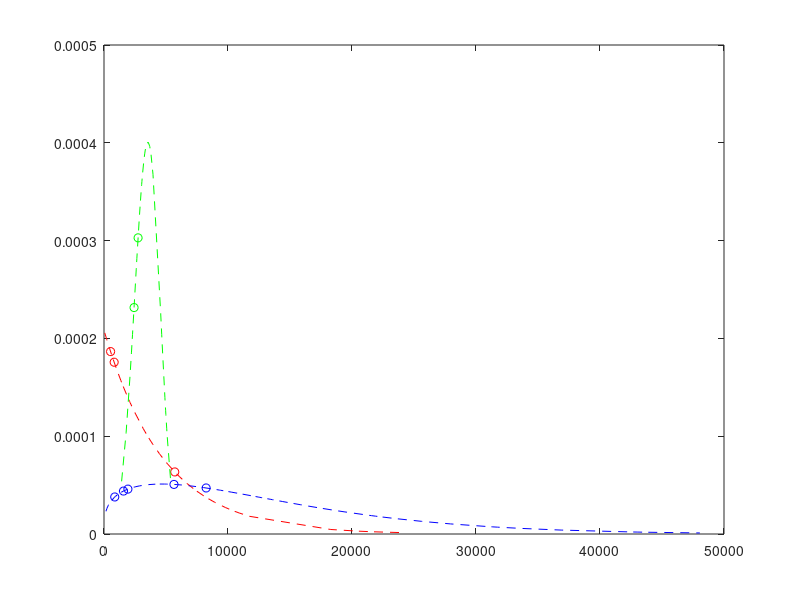

Recreate this plot in MATLAB. (Note: this script raises an error after producing the figure.)
%% Manufacturing Simulator Input Script, V1
%  Varying Machine Fail Times
%
%  Instructions
%  ------------
%
%  Testing different machine fail times, dependent on underlying 
%  fail time probability distributions
%
%  Parts 1-3 go through both Manufacturing Simulators & Visualizations
        %  Part 2 has 10 Steps
%  Parts 4-7 go through risk evaluation of each algorithm
%
%  This script calls on the following functions:
%       FunMfgSimulator_v02.m (which in turn calls on FunMeanFilt_v02.m)
%       FunMakePlots_v02.m
%       randfixedsum.m



%% ============== Part 1: Initialization & Machining Paths ================
% Step 1: Initialization
%clearvars -except Experiment;
clear all; clc; close all

% Step 2: Defining the machining paths
%  We start by defining the setup of the manufacturing system 


%Machines that perform Class A: Drilling operations
ClassAOpMach = [1 2 3]; 
%Machines that perform Class B: Boring operations
ClassBOpMach = [4 5 6 7 8]; 
%Machines that perform Class C: Laser Engraving operations
ClassCOpMach = [9 10];

permA=perms(ClassAOpMach); permA=permA(:,1); permA=unique(permA,'rows');
permB=perms(ClassBOpMach); permB=permB(:,1:2); permB=unique(permB,'rows');
permC=perms(ClassCOpMach); permC=permC(:,1); permC=unique(permC,'rows');

indMatLen=length(permA)*length(permB)*length(permC);
indMat=ones(indMatLen,3).*repmat((1:indMatLen)',1,3);

indMat(:,1)=(rem((indMat(:,1)-1),length(permA)))+1;
indMat(:,2)=(rem((indMat(:,2)-1-indMat(:,1)+1)/length(permA),length(permB)))+1;
mMat=(indMat(:,3)-1-indMat(:,1)+1)/length(permA);
indMat(:,3)=(rem((mMat-indMat(:,2)+1)/length(permB),length(permC)))+1;

permAmat=permA(indMat(:,1));
permBmat=permB(indMat(:,2),:);
permCmat=permC(indMat(:,3));

% Due to the order of machines in a path:
AllPossiblePaths=[permAmat permBmat(:,1) permCmat permBmat(:,2)];

%Select the paths considered by simulation:
NumRows=120;
SelRows=randperm(size(AllPossiblePaths,1),NumRows);
SelUniquePaths=AllPossiblePaths(SelRows,:);

% Now we can create a Unique Paths matrix with:
UniquePaths=mat2cell(SelUniquePaths,ones(1,size(SelUniquePaths,1)),size(SelUniquePaths,2));



%% =============== Part 2: Include Fail Time Probability Distributions  ================
% Example to incorporate probability distributions of machine failure times

% Look for failure times for our 10 machines, with different sets of 
% underlying fail-time probability distributions


% =============================
% Step #1: Initializations

% Total number of available machines
NumNodes = max(horzcat(UniquePaths{:})); 

% Simulation/operation duration is 45 minutes (2700 seconds)
NumParts3=2700;  

% Added value by each 'good' machine
ProdVal3 = 2;

% Subtracted value by each 'bad' machine (post-degradation)
BadLevel3 = -3;

% Acceptable limit of product value
GoodLim=0;


% ============================
% Step #2: Each class of machines (Class A, Class B, Class C) has 
% its own life distribution, by which where the failure times come from

% Class A-operation Machine Distributions:
theta=4800;
y=floor(sort(exprnd(theta*ones(1,length(ClassAOpMach)))));
fy=(1/theta)*exp(-y./theta);
ExpShapes=20;
yShape=floor(sort(exprnd(theta*ones(1,ExpShapes*length(ClassAOpMach))))); % ceil() or floor() is optional
fyShape=(1/theta)*exp(-yShape./theta);


% Class B-operation Machine Distributions:
% 1st Weibull distribution set:
    %Shape parameter, beta, unitless:
zwblB=1.3; 
    %Scale parameter, alpha, in seconds: 
    % close def'n: at what point of time does the curve has the smallest 
    % derivative determines "spread" of the distribution
zwblA=14400; 
z=floor(sort(wblrnd(zwblA,zwblB,[1,length(ClassBOpMach)]))); 
fz=(zwblB/(zwblA^zwblB)).*(z.^(zwblB-1)).*exp(-((z./zwblA).^(zwblB)));
% For a more clear shape of the distribution:
WeibullShapes=20;
zShape=floor(sort(wblrnd(zwblA,zwblB,[1,WeibullShapes*length(ClassBOpMach)]))); 
fzShape=(zwblB/(zwblA^zwblB)).*(zShape.^(zwblB-1)).*exp(-((zShape./zwblA).^(zwblB)));

% Class C-operation Machine Distributions:
% 2nd Weibull distribution set:
%     %Shape parameter, beta, unitless:
xwblB=4; 
    %Scale parameter, alpha, in seconds: 
    % close def'n: at what point of time does the curve has the smallest 
    % derivative determines "spread" of the distribution
xwblA=3800; 
x=floor(sort(wblrnd(xwblA,xwblB,[1,length(ClassCOpMach)]))); 
fx=(xwblB/(xwblA^xwblB)).*(x.^(xwblB-1)).*exp(-((x./xwblA).^(xwblB)));
% For a more clear shape of the distribution:
% WeibullShapes=20;
xShape=floor(sort(wblrnd(xwblA,xwblB,[1,WeibullShapes*length(ClassCOpMach)]))); 
fxShape=(xwblB/(xwblA^xwblB)).*(xShape.^(xwblB-1)).*exp(-((xShape./xwblA).^(xwblB)));


% Plot of the machines by underlying distribution of fail times
figure(22); plot(y,fy,'ro',yShape,fyShape,'r--',...
    z,fz,'bo',zShape,fzShape,'b--',...
    x,fx,'go',xShape,fxShape,'g--')
hold on;
xline(NumParts3);
hold off;
legend('Class A: Exponential Machines','Exponential Shape',...
    'Class B: Weibull-1 Machines','Weibull-1 Shape',...
    'Class C: Weibull-2 Machines','Weibull-2 Shape',...
    'Simulation Cutoff','location','northeast')
title({'Visualizing the failure time distributions',...
    'for different "types" of machines'})



% ============================
% % Alternate Step #2: Use a distribution generator to get failures at different times 
% % for all N machines (nodes)
% 
% % Set A proportion of machines will have a Weibull distribution for their
% % fail times
% setA=0.41;
% 
% % Set B proportion of machines will have an Exponential distribution for their
% % fail times
% setB=0.59;
% 
% % Exponential distribution set:
%     % with known 1 failure per 4800 seconds (one hour, 20 minutes)
% theta=4800;
% y=floor(sort(exprnd(theta*ones(1,ceil(NumNodes*setB))))); % ceil() or floor() is optional
% fy=(1/theta)*exp(-y./theta);
% % For a more clear shape of the distribution:
% ExpShapes=20;
% yShape=floor(sort(exprnd(theta*ones(1,ceil(ExpShapes*NumNodes*setB))))); % ceil() or floor() is optional
% fyShape=(1/theta)*exp(-yShape./theta);


% % Weibull distribution set:
%     %Shape parameter, beta, unitless:
% zwblB=1.3; 
%     %Scale parameter, alpha, in seconds: 
%     % close def'n: at what point of time does the curve has the smallest 
%     % derivative determines "spread" of the distribution
% zwblA=14400; 
% z=floor(sort(wblrnd(zwblA,zwblB,[1,floor(NumNodes*setA)]))); 
% fz=(zwblB/(zwblA^zwblB)).*(z.^(zwblB-1)).*exp(-((z./zwblA).^(zwblB)));
% % For a more clear shape of the distribution:
% WeibullShapes=20;
% zShape=floor(sort(wblrnd(zwblA,zwblB,[1,floor(WeibullShapes*NumNodes*setA)]))); 
% fzShape=(zwblB/(zwblA^zwblB)).*(zShape.^(zwblB-1)).*exp(-((zShape./zwblA).^(zwblB)));


% % Plot of the machines by underlying distribution of fail times
% figure(22); plot(y,fy,'ro',yShape,fyShape,'r--',z,fz,'bo',zShape,fzShape,'b--')
% hold on;
% xline(NumParts3);
% hold off;
% legend('Exponential Machines','Exponential Shape','Weibull Machines','Weibull Shape','Simulation Cutoff','location','northeast')
% title({'Visualizing the failure time distributions','for different "types" of machines'})


% ============================
% Step #3: Not all machines start as brand new machines; some may have been used before
% y has fail times for Exponential Machines
% z has fail times for Weibull Machines
% Let us assume all the Weibull Machines have already been used for 4000 time units:
yUsedShift=200;
zUsedShift=4000;
xUsedShift=400;

y=y-yUsedShift;
z=z-zUsedShift;
x=x-xUsedShift;
allTimesTemp=[y z x];
allTimesTemp(allTimesTemp<1)=randi(200,size(allTimesTemp(allTimesTemp<0)));

y=allTimesTemp(1:length(y));
z=allTimesTemp(1+length(y):length(y)+length(z));
x=allTimesTemp(1+length(y)+length(z):end);


% ============================
% Step #4: If some fail times are outside simulation/operation duration
% (consider 45 minutes or 2700 seconds), drop them

% Vector of all machine failure times, regardless of distribution

AllMachineFailTimes=[y,z,x]; %Order of Class A, Class B, Class C !!!!!!!!!!!!!!!!!!!!!!!!!!
%AllMachineFailTimes=sort([y,z,x]);


% Dropping fail times that do not fall within simulation
DegradeStart3=AllMachineFailTimes(AllMachineFailTimes<=NumParts3);

%Store fail times that happen after the simulation
DegaradePostSim=AllMachineFailTimes(AllMachineFailTimes>NumParts3);



% ============================
% Step #5: Define Set of Bad Machines. 
% Each column is a machine that has gone bad and its 
% degradation start time 
%BadSet3 = sort(randperm(NumNodes,length(DegradeStart3)));
BadSet3 = find(ismember(AllMachineFailTimes,DegradeStart3));
MachineFailureTimes=[BadSet3;DegradeStart3];

% Also defining the set of Machines that didn't go bad during the
% simulated duration of operation
PostSimFailSet=1:length(AllMachineFailTimes);
PostSimFailSet(BadSet3)=[];
MachinePostSimFailTimes=[PostSimFailSet;DegaradePostSim];



% ============================
% Step #6: Differentiate machines based on their distributions (class with
% exponential distribution, class with weibull distribution, and so on)

MachinesFailsInSeq=[sortrows(MachineFailureTimes',2)', sortrows(MachinePostSimFailTimes',2)'];

% Class A: Exponential Machines
ClassAidxFailSeq=ismember(MachinesFailsInSeq(2,:),y);
ClassAMachinesAndFailTimes=[sortrows(MachinesFailsInSeq(:,ClassAidxFailSeq)',1)';ClassAOpMach]; %Last row provides us with original machine ID #s
ClassAidx=zeros(1,NumNodes);
ClassAidx(MachinesFailsInSeq(1,ClassAidxFailSeq))=1;

% Class B: Weibull Type-1 Machines
ClassBidxFailSeq=ismember(MachinesFailsInSeq(2,:),z);
ClassBMachinesAndFailTimes=[sortrows(MachinesFailsInSeq(:,ClassBidxFailSeq)',1)';ClassBOpMach]; %Last row provides us with original machine ID #s
ClassBidx=zeros(1,NumNodes);
ClassBidx(MachinesFailsInSeq(1,ClassBidxFailSeq))=1;

% Class C: Weibull Type-2 Machines
ClassCidxFailSeq=ismember(MachinesFailsInSeq(2,:),x);
ClassCMachinesAndFailTimes=[sortrows(MachinesFailsInSeq(:,ClassCidxFailSeq)',1)';ClassCOpMach]; %Last row provides us with original machine ID #s
ClassCidx=zeros(1,NumNodes);
ClassCidx(MachinesFailsInSeq(1,ClassCidxFailSeq))=1;


% ============================
% Step #7: FMEA-Derived Values for Occurrence, or likelihood of a failure mode:

% h(t) or the hazard function
% Integral of h(t) (cumulative hazard function)
% a(t) or the proportion of hazard function per failure mode
% Beta, the conditional probability that a failure mode will 
            % actually cost that much given the failure mode occurs



tiempo=1:NumParts3;

% Find an instantaneous time-dependent failure 
% each class of machines each have an instantaneous component
% failure rate, e.g. hY(t) and hZ(t), respectively

% Class A-operation Machine, Exponential instantaneous failure rate:
hY=(1/theta).*ones(1,length(tiempo+yUsedShift));
% Class B-operation Machine, Weibull-1 instantaneous failure rate:
hZ=(zwblB/zwblA)*(((tiempo+zUsedShift)./zwblA).^(zwblB-1)); 
% Class C-operation Machine, Weibull-2 instantaneous failure rate:
hX=(xwblB/xwblA)*(((tiempo+xUsedShift)./xwblA).^(xwblB-1)); 


%
% Machines in different sets/classes have different failure rates (known as the hazard 
% function), but different failure modes contribute to it. At any moment, 
% different failure modes make up different ratios of the hazard function.

% Class A-operation Machines (Exponential distribution):
numFailModesClassAy=1;
aY= ones(numFailModesClassAy,length(tiempo));

% Class B-operation Machines (Weibull-1 distribution):
numFailModesClassBz=2;
minaZ=0;
maxaZ=1;
aZ=randfixedsum(numFailModesClassBz,length(tiempo),1,minaZ,maxaZ); %Using a function from Mathworks File Exchange


% Class C-operation Machines (Weibull-2 distribution):
numFailModesClassCx=3;
minaX=0;
maxaX=1;
aX=randfixedsum(numFailModesClassCx,length(tiempo),1,minaX,maxaX); %Using a function from Mathworks File Exchange


% % For machines in Set A (Weibull distribution):
% numFailModesClassBz=3;
% minaZ=0;
% maxaZ=1;
% aZ=randfixedsum(numFailModesClassBz,length(tiempo),1,minaZ,maxaZ); %Using a function from Mathworks File Exchange

% % Likewise for machines in Set B (Exponential distribution):
% numFailModesClassAy=1;
% aY= ones(numFailModesClassAy,length(tiempo));


figure(23);
plot(tiempo,hY,'r--','DisplayName','Class A Machines - Exponential Hazard Function')
ylabel('Instantaneous Failure Rate & Their Ratios');
xlabel('Time');
hold on;
plot(tiempo,hZ,'b--','DisplayName','Class B Machines - Weibull-1 Hazard Function')
hold on;
plot(tiempo,hX,'g--','DisplayName','Class C Machines - Weibull-2 Hazard Function')


for jj=1:numFailModesClassAy
    clr2=jj/numFailModesClassAy;
    plot(tiempo,mean(aY(jj,:)).*hY,'LineStyle',':','Color',[clr2 0 0],'DisplayName',strcat('Class A - Exponential Ratio ', num2str(jj)));
end

for ii=1:numFailModesClassBz
    clr1=ii/numFailModesClassBz;
    plot(tiempo,mean(aZ(ii,:)).*hZ,'LineStyle',':','Color',[0 0 clr1],'DisplayName',strcat('Class B - Weibull-1 Ratio ', num2str(ii)));
%     get(legend(gca),); % get legend from current axes.
%    legend(strcat('Weibull Ratio', num2str(ii)))
end

for kk=1:numFailModesClassCx
    clr3=kk/numFailModesClassCx;
    plot(tiempo,mean(aX(kk,:)).*hX,'LineStyle',':','Color',[0 clr3 0],'DisplayName',strcat('Class C - Weibull-2 Ratio ', num2str(kk)));
end


legend('location','east')

hold off



% Beta represents the conditional probability that a failure will result in 
    % identified severities, given that the failure mode actually occurs
BetaY=unifrnd(.5,1,[numFailModesClassAy,1]);
BetaZ=unifrnd(.75,1,[numFailModesClassBz,1]);
BetaX=unifrnd(.6,1,[numFailModesClassCx,1]);
figure(24);
hold on
for jj=1:numFailModesClassAy
    clr2=jj/numFailModesClassAy;
    plot(tiempo,BetaY(jj).*ones(1,length(tiempo)),'LineStyle',':','Color',[clr2 0 0],'DisplayName', ...
        strcat('Beta parameter for Class A - Exponential Failure Mode: ', num2str(jj)));
end
for ii=1:numFailModesClassBz
    clr1=ii/numFailModesClassBz;
    plot(tiempo,BetaZ(ii).*ones(1,length(tiempo)),'LineStyle','-','Color',[0 0 clr1],'DisplayName', ...
        strcat('Beta parameter for Class B - Weibull-1  Failure Mode: ', num2str(ii)));
end
for kk=1:numFailModesClassCx
    clr3=kk/numFailModesClassCx;
    plot(tiempo,BetaX(kk).*ones(1,length(tiempo)),'LineStyle','--','Color',[0 clr3 0],'DisplayName', ...
        strcat('Beta parameter for Class C - Weibull-2 Failure Mode: ', num2str(kk)));
end

legend('location','east')
hold off



tiempoAy=1:NumParts3+yUsedShift;
hYTot=(1/theta).*ones(1,length(tiempoAy));
hYinteg=cumtrapz(hYTot);
hYinteg=hYinteg(yUsedShift+1:NumParts3+yUsedShift);

tiempoBz=1:NumParts3+zUsedShift;
hZTot=(zwblB/zwblA)*(((tiempoBz)./zwblA).^(zwblB-1));
hZinteg=cumtrapz(hZTot);
hZinteg=hZinteg(zUsedShift+1:NumParts3+zUsedShift);

tiempoCx=1:NumParts3+xUsedShift;
hXTot=(xwblB/xwblA)*(((tiempoCx)./xwblA).^(xwblB-1));
hXinteg=cumtrapz(hXTot);
hXinteg=hXinteg(xUsedShift+1:NumParts3+xUsedShift);


% tiempoAy=1:NumParts3+yUsedShift;
% hYTot=(1/theta).*ones(1,length(tiempoAy));
% hYinteg=cumtrapz(hYTot);
% hYinteg=hYinteg(yUsedShift+1:NumParts3+yUsedShift);
% 
% tiempoBz=1:NumParts3+zUsedShift;
% hZTot=(zwblB/zwblA)*(((tiempoBz)./zwblA).^(zwblB-1));
% hZinteg=cumtrapz(hZTot);
% hZinteg=hZinteg(zUsedShift+1:NumParts3+zUsedShift);


figure(25);
plot(tiempo,hYinteg,'r--','DisplayName','Cumulative Class A - Exponential Hazard Function')
title('Instantaneous Failure Rate & Their Ratios');
xlabel('Time');
hold on;
plot(tiempo,hZinteg,'b--','DisplayName','Cumulative Class B - Weibull-1 Hazard Function')
hold on;
plot(tiempo,hXinteg,'b--','DisplayName','Cumulative Class C - Weibull-2 Hazard Function')

hold off;
legend('location','northeast')




% ============================
% Step #8: FMEA-Derived Values for Severity, also known as Costs:


% SEVERITY - Costs of each failure mode may in the future be 
% further divided between: 
    %(cost of failed component) + (cost of down-the-line consequences of failed
    %component) + (cost of down-the-line consequences of the failure mode)

CostsAy=unifrnd(50,200,[numFailModesClassAy,1]); %Class A, Exponential Machines, 1 failure mode
CostsBz=unifrnd(150,600,[numFailModesClassBz,1]); %Class B, Weibull-1 Machines, 2 failure modes
CostsCx=unifrnd(10,100,[numFailModesClassCx,1]); %Class C, Weibull-2 Machines, 3 failure modes

figure(26);
title('Severity');
hold on
for jj=1:numFailModesClassAy
    clr2=jj/numFailModesClassAy;
    plot(tiempo,CostsAy(jj).*ones(1,length(tiempo)),'LineStyle',':','Color',[clr2 0 0],'DisplayName', ...
        strcat('Costs for Class A, Exponential Machine Failure Mode: ', num2str(jj)));
end

for ii=1:numFailModesClassBz
    clr1=ii/numFailModesClassBz;
    plot(tiempo,CostsBz(ii).*ones(1,length(tiempo)),'LineStyle','-','Color',[0 0 clr1],'DisplayName', ...
        strcat('Costs for Class B, Weibull-1 Machine Failure Mode: ', num2str(ii)));
end

for kk=1:numFailModesClassCx
    clr3=kk/numFailModesClassCx;
    plot(tiempo,CostsCx(kk).*ones(1,length(tiempo)),'LineStyle','--','Color',[0 clr3 0],'DisplayName', ...
        strcat('Costs for Class C, Weibull-2 Machine Failure Mode: ', num2str(kk)));
end
legend('location','east')
hold off



% ============================
% Step #9: Calculating Occurrence:

figure(27);
title('Occurrence, as Criticality(Cm)');
hold on
BetaYFun=BetaY.*ones(numFailModesClassAy,length(tiempo)); %1 by 2700
BetaZFun=BetaZ.*ones(numFailModesClassBz,length(tiempo)); %2 by 2700
BetaXFun=BetaX.*ones(numFailModesClassCx,length(tiempo)); %3 by 2700

hYintegFun=repmat(hYinteg,numFailModesClassAy,1);
hZintegFun=repmat(hZinteg,numFailModesClassBz,1);
hXintegFun=repmat(hXinteg,numFailModesClassCx,1);

CriticalityAy = BetaYFun.*aY.*hYintegFun;%Failure Mode Criticalities for Class A, Exponential Machines
CriticalityBz = BetaZFun.*aZ.*hZintegFun;%Failure Mode Criticalities for Class B, Weibull-1 Machines
CriticalityCx = BetaXFun.*aX.*hXintegFun;%Failure Mode Criticalities for Class C, Weibull-2 Machines

for jj=1:numFailModesClassAy
    clr2=jj/numFailModesClassAy;
    plot(tiempo,CriticalityAy(jj,:),'LineStyle',':','Color',[clr2 0 0],'DisplayName', ...
        strcat('Criticality for Class A, Exponential Machine Failure Mode: ', num2str(jj)));
end
for ii=1:numFailModesClassBz
    clr1=ii/numFailModesClassBz;
    plot(tiempo,CriticalityBz(ii,:),'LineStyle','-','Color',[0 0 clr1],'DisplayName', ...
        strcat('Criticality for Class B, Weibull-1 Machine Failure Mode: ', num2str(ii)));
end
for kk=1:numFailModesClassCx
    clr3=kk/numFailModesClassCx;
    plot(tiempo,CriticalityCx(kk,:),'LineStyle','--','Color',[0 clr3 0],'DisplayName', ...
        strcat('Criticality for Class C, Weibull-2 Machine Failure Mode: ', num2str(kk)));
end
legend('location','east')
hold off




% ============================
% Step #10: Calculating Risks:


figure(28);
title('Failre Mode Risks = Severity * Occurrence');
hold on
CostAyFun=CostsAy.*ones(numFailModesClassAy,length(tiempo));
CostBzFun=CostsBz.*ones(numFailModesClassBz,length(tiempo));
CostCxFun=CostsCx.*ones(numFailModesClassCx,length(tiempo));


%Risk of failure modes of a Class A, Exponential Machine
RiskAyFun = CostAyFun.*CriticalityAy;
%Risk of failure modes of a Class B, Weibull-1 Machine
RiskBzFun = CostBzFun.*CriticalityBz;
%Risk of failure modes of a Class C, Weibull-2 Machine
RiskCxFun = CostCxFun.*CriticalityCx;



for jj=1:numFailModesClassAy
    clr2=jj/numFailModesClassAy;
    plot(tiempo,RiskAyFun(jj,:),'LineStyle',':','Color',[clr2 0 0],'DisplayName', ...
        strcat('Inherent Risk for Class A, Exponential Machine Failure Mode: ', num2str(jj)));
end
for ii=1:numFailModesClassBz
    clr1=ii/numFailModesClassBz;
    plot(tiempo,RiskBzFun(ii,:),'LineStyle','-','Color',[0 0 clr1],'DisplayName', ...
        strcat('Inherent Risk for Class B, Weibull-1 Machine Failure Mode: ', num2str(ii)));
end
for kk=1:numFailModesClassCx
    clr3=kk/numFailModesClassCx;
    plot(tiempo,RiskCxFun(kk,:),'LineStyle','--','Color',[0 clr3 0],'DisplayName', ...
        strcat('Inherent Risk for Class C, Weibull-2 Machine Failure Mode: ', num2str(kk)));
end

legend('location','east')
hold off



ComponentRiskAy=sum(RiskAyFun,1);
ComponentRiskBz=sum(RiskBzFun,1);
ComponentRiskCx=sum(RiskCxFun,1);

figure(29);
plot(tiempo,ComponentRiskAy,'LineStyle',':','Color',[1 0 0],'DisplayName', ...
        'Inherent Risk for Class A, Exponential Machines (sum of failure modes)');
title('Inherent Component (Machine) Risk');
hold on;
plot(tiempo,ComponentRiskBz,'LineStyle','-','Color',[0 0 1],'DisplayName', ...
    'Inherent Risk for Class B, Weibull-1 Machines (sum of failure modes)');
hold on;
plot(tiempo,ComponentRiskCx,'LineStyle','--','Color',[0 1 0],'DisplayName', ...
    'Inherent Risk for Class C, Weibull-2 Machines (sum of failure modes)');
legend('location','east')
hold off


figure(30);
SystemRisk=sum(ClassAidx)*ComponentRiskAy + sum(ClassBidx)*ComponentRiskBz +sum(ClassCidx)*ComponentRiskCx;
% ALT:
%SystemRisk = 1*ComponentRiskAy + 2*ComponentRiskBz + 1*ComponentRiskCx;
plot(tiempo,SystemRisk,'k--');
hold on;
title('Total System Risk (all the machines)');
%legend('location','east')
NodePresence=nan(1,NumNodes);
for ii=1:NumNodes
    NodePresence(1,ii)=length(find(horzcat(UniquePaths{:})==ii));
end
NodePresencePreNorm=NodePresence/max(NodePresence);
NodePresenceNorm=NodePresencePreNorm + (1-mean(NodePresencePreNorm));
%NodePresenceNorm=(NodePresence-min(NodePresence))/(max(NodePresence)-min(NodePresence))

 WeightedSystemRisk=sum(NodePresenceNorm.*ClassAidx)*ComponentRiskAy + ...
     sum(NodePresenceNorm.*ClassBidx)*ComponentRiskBz + sum(NodePresenceNorm.*ClassCidx)*ComponentRiskCx;
% ALT: 
%WeightedSystemRisk=1*mean(nonzeros(NodePresenceNorm.*ClassAidx))*ComponentRiskAy + ...
%    2*mean(nonzeros(NodePresenceNorm.*ClassBidx))*ComponentRiskBz + 1*mean(nonzeros(NodePresenceNorm.*ClassCidx))*ComponentRiskCx;


plot(tiempo,WeightedSystemRisk,'LineStyle',':','Color',[0.25 0.25 0.25]);
legend('System (Scenario) Risk','Weighted System Risk','location','northwest');
hold off;




PathsMap = zeros(length(UniquePaths),NumNodes); 
for upi = 1:length(UniquePaths)
    PathsMap(upi,UniquePaths{upi}) = 1; 
end
PathRisk=zeros(length(UniquePaths),length(SystemRisk));



for kk=1:length(UniquePaths)
    PathSetAy=sum(PathsMap(kk,:).*ClassAidx);
    PathSetBz=sum(PathsMap(kk,:).*ClassBidx);
    PathSetCx=sum(PathsMap(kk,:).*ClassCidx);
    PathRisk(kk,:)=PathSetAy*ComponentRiskAy+PathSetBz*ComponentRiskBz +PathSetCx*ComponentRiskCx ;
end
PathNames = {};


figure(31);
%xline(NumParts3);
hold on
for ppi = 1:length(UniquePaths) %for each of the unique paths 
    plot(tiempo,PathRisk(ppi,:));% +unifrnd(0,10),'.'); 
    PathNames{ppi} = sprintf('Path #%i Risk',ppi);
end
xlabel('Time (s)');
legend(PathNames{:},'location','eastoutside')
hold off


%% =============== Part 3: Simulation & Visualization  ================


load('ExperimentSet.mat');

allExpNums=arrayfun(@(x) x.Input.ExpNum,Experiment);
 % Experiment ID
ExpNum=floor(allExpNums+1);

 % Simulator ID (adds to number of structures in ExperimentSet.mat
SimNum=numel(Experiment)+1;

% Manufacturing System Simulator
[Exp3]=FunMfgSimulator_v02(UniquePaths, NumParts3, ExpNum, ...
     GoodLim, BadSet3, ProdVal3, BadLevel3, DegradeStart3)


% Save to ExperimentSet.mat
    % Experiment(SimNum)=Exp3;
    % save(sprintf('ExperimentSet.mat'),'Experiment')

 % Generate Visualizations for the Simulator
 FunMakePlots_v02(Exp3.Output,3);

%% =============== Part 4: Risk Eval: Genetic Algorithm  ================

confMatGA=Exp3.Output.confMatGA;
%confMatFmM=Exp3.Output.confMatFmM;
GAoutput=Exp3.Output.B3mean;
%Example for Genetic Algorithm:
tpGA=confMatGA(1);
fnGA=confMatGA(2);
fpGA=confMatGA(3);
tnGA=confMatGA(4);
fprGA=fpGA/(tnGA+fpGA);
tprGA=tpGA/(tpGA+fnGA);
fnrGA=1-tprGA;

% For example, we have WeightedSystemRisk(end=2700)=576.
% That is we have a projected risk of 576 at the end of operation/duration
% But if we implement a batch algorithm, we get values for:
        % true positive (tp), false positive (fp), false negative (fn)
% We take actions for tp, fp
% We incur continuing costs for fn
% We do not do anything for tn

% tp: lets say it takes 5 bucks to fix machine A (tpACost), and 10 bucks to
        %fix machine B (tpBCost). The subset of machines that are true
        %positive and of type A is tpACount. Likewise, for machines of type
        %B, there is tpBCount. 
        % tpCostTotal = tpACount*tpACost + tpBCount*tpBCost
% fp: similar but for fp

GoodSet=1:10;
GoodSet(BadSet3)=[];
thresh=0.6; 
tpAy_GA=sum((GAoutput(BadSet3)<=thresh).*ClassAidx(BadSet3));
tpBz_GA=sum((GAoutput(BadSet3)<=thresh).*ClassBidx(BadSet3));
tpCx_GA=sum((GAoutput(BadSet3)<=thresh).*ClassCidx(BadSet3));

fpAy_GA=sum((GAoutput(GoodSet)<=thresh).*ClassAidx(GoodSet));
fpBz_GA=sum((GAoutput(GoodSet)<=thresh).*ClassBidx(GoodSet));
fpCx_GA=sum((GAoutput(GoodSet)<=thresh).*ClassCidx(GoodSet));

fnAy_GA=sum((GAoutput(BadSet3)>thresh).*ClassAidx(BadSet3));
fnBz_GA=sum((GAoutput(BadSet3)>thresh).*ClassBidx(BadSet3));
fnCx_GA=sum((GAoutput(BadSet3)>thresh).*ClassCidx(BadSet3));

tnAy_GA=sum((GAoutput(GoodSet)>thresh).*ClassAidx(GoodSet));
tnBz_GA=sum((GAoutput(GoodSet)>thresh).*ClassBidx(GoodSet));
tnCx_GA=sum((GAoutput(GoodSet)>thresh).*ClassCidx(GoodSet));

% Get the following from domain-level experts
    % For the exponential machines:
CostCheckAy=20;
CostFixAy=100;
CorrMaintAy=(CostCheckAy+CostFixAy)*tpAy_GA;
ContFailAy= fnAy_GA*sum(CostsAy.*mean(aY,2));
UnnecessaryMaintAy=(CostCheckAy)*fpAy_GA;
    % For the weibull-1 machines:
CostCheckBz=10;
CostFixBz=50;
CorrMaintBz=(CostCheckBz+CostFixBz)*tpBz_GA;
ContFailBz= fnBz_GA*sum(CostsBz.*mean(aZ,2));
UnnecessaryMaintBz=(CostCheckBz)*fpBz_GA;
    % For the weibull-2 machines:
CostCheckCx=30;
CostFixCx=30;
CorrMaintCx=(CostCheckCx+CostFixCx)*tpCx_GA;
ContFailCx= fnCx_GA*sum(CostsCx.*mean(aX,2));
UnnecessaryMaintCx=(CostCheckCx)*fpCx_GA;


%PostAlg_RISK_scenario = costTP*tpr + costFN*fnr + costFP*fpr;
GAPostAlg_RISK_scenario = (CorrMaintAy + CorrMaintBz + CorrMaintCx) + ...
                         (ContFailAy + ContFailBz + ContFailCx) + ...
                         (UnnecessaryMaintAy + UnnecessaryMaintBz + UnnecessaryMaintCx)
GANoAlg_RISK_scenario = mean(WeightedSystemRisk(end-20:end)) % avg the last few ones
GAValue_Alg = GANoAlg_RISK_scenario-GAPostAlg_RISK_scenario

% Focusing on false negatives, false positives of an applied algorithm
GAAlgorithmsRisk =(ContFailAy + ContFailBz + ContFailCx) + ...
                         (UnnecessaryMaintAy + UnnecessaryMaintBz + UnnecessaryMaintCx)

%% =============== Part 5: Risk Eval: Optimization Solver  ================

confMatFmM=Exp3.Output.confMatFmM;
FmMoutput=Exp3.Output.B2';
%Example for Genetic Algorithm:
tpFmM=confMatFmM(1);
fnFmM=confMatFmM(2);
fpFmM=confMatFmM(3);
tnFmM=confMatFmM(4);
fprFmM=fpFmM/(tnFmM+fpFmM);
tprFmM=tpFmM/(tpFmM+fnFmM);
fnrFmM=1-tprFmM;

% For example, we have WeightedSystemRisk(end=2700)=576.
% That is we have a projected risk of 576 at the end of operation/duration
% But if we implement a batch algorithm, we get values for:
        % true positive (tp), false positive (fp), false negative (fn)
% We take actions for tp, fp
% We incur continuing costs for fn
% We do not do anything for tn

% tp: lets say it takes 5 bucks to fix machine A (tpACost), and 10 bucks to
        %fix machine B (tpBCost). The subset of machines that are true
        %positive and of type A is tpACount. Likewise, for machines of type
        %B, there is tpBCount. 
        % tpCostTotal = tpACount*tpACost + tpBCount*tpBCost
% fp: similar but for fp

GoodSet=1:10;
GoodSet(BadSet3)=[];
thresh=0.6; 

tpAy_FmM=sum((FmMoutput(BadSet3)<=thresh).*ClassAidx(BadSet3));
tpBz_FmM=sum((FmMoutput(BadSet3)<=thresh).*ClassBidx(BadSet3));
tpCx_FmM=sum((FmMoutput(BadSet3)<=thresh).*ClassCidx(BadSet3));

fpAy_FmM=sum((FmMoutput(GoodSet)<=thresh).*ClassAidx(GoodSet));
fpBz_FmM=sum((FmMoutput(GoodSet)<=thresh).*ClassBidx(GoodSet));
fpCx_FmM=sum((FmMoutput(GoodSet)<=thresh).*ClassCidx(GoodSet));

fnAy_FmM=sum((FmMoutput(BadSet3)>thresh).*ClassAidx(BadSet3));
fnBz_FmM=sum((FmMoutput(BadSet3)>thresh).*ClassBidx(BadSet3));
fnCx_FmM=sum((FmMoutput(BadSet3)>thresh).*ClassCidx(BadSet3));

tnAy_FmM=sum((FmMoutput(GoodSet)>thresh).*ClassAidx(GoodSet));
tnBz_FmM=sum((FmMoutput(GoodSet)>thresh).*ClassBidx(GoodSet));
tnCx_FmM=sum((FmMoutput(GoodSet)>thresh).*ClassCidx(GoodSet));

    % For the exponential machines:
CostCheckAy=20;
CostFixAy=100;
FmMCorrMaintAy=(CostCheckAy+CostFixAy)*tpAy_FmM;
FmMContFailAy= fnAy_FmM*sum(CostsAy.*mean(aY,2));
FmMUnnecessaryMaintAy=(CostCheckAy)*fpAy_FmM;
% Get the following from domain-level experts
    % For the weibull-1 machines:
CostCheckBz=10;
CostFixBz=50;
FmMCorrMaintBz=(CostCheckBz+CostFixBz)*tpBz_FmM;
FmMContFailBz= fnBz_FmM*sum(CostsBz.*mean(aZ,2));
FmMUnnecessaryMaintBz=(CostCheckBz)*fpBz_FmM;
% Get the following from domain-level experts
    % For the weibull-2 machines:
CostCheckCx=30;
CostFixCx=30;
FmMCorrMaintCx=(CostCheckCx+CostFixCx)*tpCx_FmM;
FmMContFailCx= fnCx_FmM*sum(CostsCx.*mean(aX,2));
FmMUnnecessaryMaintCx=(CostCheckCx)*fpCx_FmM;



%PostAlg_RISK_scenario = costTP*tpr + costFN*fnr + costFP*fpr;
FmMPostAlg_RISK_scenario = (FmMCorrMaintAy + FmMCorrMaintBz + FmMCorrMaintCx) + ...
                         (FmMContFailAy + FmMContFailBz + FmMContFailCx) + ...
                         (FmMUnnecessaryMaintAy + FmMUnnecessaryMaintBz + FmMUnnecessaryMaintCx)
FmMNoAlg_RISK_scenario = mean(WeightedSystemRisk(end-10:end)) % avg the last few ones
FmMValue_Alg = FmMNoAlg_RISK_scenario-FmMPostAlg_RISK_scenario

% Focusing on false negatives, false positives of an applied algorithm
FmMAlgorithmsRisk = (FmMContFailAy + FmMContFailBz + FmMContFailCx) + ... 
                         (FmMUnnecessaryMaintAy + FmMUnnecessaryMaintBz + FmMUnnecessaryMaintCx)


%% ==Part 6: Risk Eval for Online Algorithm PQCI (Variable: ProdContNorm)==


PartQuality=Exp3.Output.PartQuality;
PartPath=Exp3.Output.PartPath;
%StartValue=Exp3.Output.PartPath;
StartValue=0; %temporary, until I redo another example where I run 
                % FunMfgSimulator_v02.m all over again.
Win = max(10,floor(NumParts3/100)); %Win=10 in the example with NumParts=500

%Moving Window of:
PWN = nan(Win,NumNodes);%Part Quality With Node
PWON = nan(Win,NumNodes);%Part Qualty Without Node
%Average of Windows
QWithN = nan(NumParts3,NumNodes);%Average Quality With Node
QWithoutN = nan(NumParts3,NumNodes);%Average Quality Without Node

ProdContThresh=-0.1;

ProdCont=nan(NumParts3,NumNodes);
ProdContNorm=nan(NumParts3,NumNodes);
tpProdCont=nan(NumParts3,1);
tnProdCont=nan(NumParts3,1);
fpProdCont=nan(NumParts3,1);
fnProdCont=nan(NumParts3,1);
fprProdCont=nan(NumParts3,1);
tprProdCont=nan(NumParts3,1);
fnrProdCont=nan(NumParts3,1);

tpAy_PC=nan(NumParts3,1);
tpBz_PC=nan(NumParts3,1);
tpCx_PC=nan(NumParts3,1);

fpAy_PC=nan(NumParts3,1);
fpBz_PC=nan(NumParts3,1);
fpCx_PC=nan(NumParts3,1);

fnAy_PC=nan(NumParts3,1);
fnBz_PC=nan(NumParts3,1);
fnCx_PC=nan(NumParts3,1);

tnAy_PC=nan(NumParts3,1);
tnBz_PC=nan(NumParts3,1);
tnCx_PC=nan(NumParts3,1);

PartQualityUB = StartValue+(length(UniquePaths{1})*ProdVal3);
if length(BadSet3)<length(UniquePaths{1})
    PartQualityLB = StartValue + (length(BadSet3)*BadLevel3) + ((length(UniquePaths{1}) - length(BadSet3))*ProdVal3);
else
    PartQualityLB = StartValue+length(UniquePaths{1})*BadLevel3;
end
ProdContRange = PartQualityUB - PartQualityLB;

NodeNames={};
for Ni = 1:NumNodes  
    NodeNames{Ni} = sprintf('Node #%i',Ni);
end

GoodSet=1:10;
GoodSet(BadSet3)=[];

% Get the following from domain-level experts
    % For the exponential machines:
CostCheckAy=20;
CostFixAy=100;
PCCorrMaintAy=nan(NumParts3,1);
PCContFailAy= nan(NumParts3,1);
PCUnnecessaryMaintAy=nan(NumParts3,1);

    % For the weibull-1 machines:
CostCheckBz=10;
CostFixBz=50;
PCCorrMaintBz=nan(NumParts3,1);
PCContFailBz= nan(NumParts3,1);
PCUnnecessaryMaintBz=nan(NumParts3,1);

    % For the weibull-2 machines:
CostCheckCx=30;
CostFixCx=30;
PCCorrMaintCx=nan(NumParts3,1);
PCContFailCx= nan(NumParts3,1);
PCUnnecessaryMaintCx=nan(NumParts3,1);


PCPostAlg_RISK_scenario=nan(NumParts3,1);
PCValue_Alg=nan(NumParts3,1);
PCAlgorithmsRisk=nan(NumParts3,1);


figure(32);
hold on;
for pp = 1:NumParts3
    %Place Part Quality in Appropriate Windowed Bins
    for Ni = 1:NumNodes
        %If Part Passed this Node (machining stage)
        if any(PartPath{pp}==Ni)
            PWN(:,Ni) = [PWN(2:end,Ni); PartQuality(pp)]; %moving window, row is the window of (10) products and column is each machine/node
        else
            %If Part Did Not Pass Through This Node
            PWON(:,Ni) = [PWON(2:end,Ni); PartQuality(pp)];
        end
    end
    QWithN(pp,:)   = nanmean(PWN);  %Average of each PWN column; each column characterizes a machine/node
    QWithoutN(pp,:)= nanmean(PWON); %Average of each PWON column; each column characterizes a machine/node
    ProdCont(pp,:)=QWithN(pp,:)-QWithoutN(pp,:);
    ProdContNorm(pp,:)=ProdCont(pp,:)/abs(ProdContRange);
    %plot(1:pp,ProdContNorm(1:pp,:))
    %pause(2);
    %clf;


    tpProdCont(pp)=sum(ProdContNorm(pp,BadSet3)<=ProdContThresh);
    fpProdCont(pp)=sum(ProdContNorm(pp,GoodSet)<=ProdContThresh);
    fnProdCont(pp)=sum(ProdContNorm(pp,BadSet3)>ProdContThresh);
    tnProdCont(pp)=sum(ProdContNorm(pp,GoodSet)>ProdContThresh);

    fprProdCont(pp)=fpProdCont(pp)/(tnProdCont(pp)+fpProdCont(pp));
    tprProdCont(pp)=tpProdCont(pp)/(tpProdCont(pp)+fnProdCont(pp));
    fnrProdCont(pp)=1-tprProdCont(pp);
    
    tpAy_PC(pp)=sum((ProdContNorm(pp,BadSet3)<=ProdContThresh).*ClassAidx(BadSet3));
    tpBz_PC(pp)=sum((ProdContNorm(pp,BadSet3)<=ProdContThresh).*ClassBidx(BadSet3));
    tpCx_PC(pp)=sum((ProdContNorm(pp,BadSet3)<=ProdContThresh).*ClassCidx(BadSet3));
    
    fpAy_PC(pp)=sum((ProdContNorm(pp,GoodSet)<=ProdContThresh).*ClassAidx(GoodSet));
    fpBz_PC(pp)=sum((ProdContNorm(pp,GoodSet)<=ProdContThresh).*ClassBidx(GoodSet));
    fpCx_PC(pp)=sum((ProdContNorm(pp,GoodSet)<=ProdContThresh).*ClassCidx(GoodSet));

    fnAy_PC(pp)=sum((ProdContNorm(pp,BadSet3)>ProdContThresh).*ClassAidx(BadSet3));
    fnBz_PC(pp)=sum((ProdContNorm(pp,BadSet3)>ProdContThresh).*ClassBidx(BadSet3));
    fnCx_PC(pp)=sum((ProdContNorm(pp,BadSet3)>ProdContThresh).*ClassCidx(BadSet3));

    tnAy_PC(pp)=sum((ProdContNorm(pp,GoodSet)>ProdContThresh).*ClassAidx(GoodSet));
    tnBz_PC(pp)=sum((ProdContNorm(pp,GoodSet)>ProdContThresh).*ClassBidx(GoodSet));
    tnCx_PC(pp)=sum((ProdContNorm(pp,GoodSet)>ProdContThresh).*ClassCidx(GoodSet));
    

    
            % For the exponential machines:
    PCCorrMaintAy(pp)=(CostCheckAy+CostFixAy)*tpAy_PC(pp);
    PCContFailAy(pp)= fnAy_PC(pp)*sum(CostsAy.*mean(aY,2));
    PCUnnecessaryMaintAy(pp)=(CostCheckAy)*fpAy_PC(pp);
            % For the weibull-1 machines:
    PCCorrMaintBz(pp)=(CostCheckBz+CostFixBz)*tpBz_PC(pp);
    PCContFailBz(pp)= fnBz_PC(pp)*sum(CostsBz.*mean(aZ,2));
    PCUnnecessaryMaintBz(pp)=(CostCheckBz)*fpBz_PC(pp);
            % For the weibull-2 machines:
    PCCorrMaintCx(pp)=(CostCheckCx+CostFixCx)*tpCx_PC(pp);
    PCContFailCx(pp)= fnCx_PC(pp)*sum(CostsCx.*mean(aX,2));
    PCUnnecessaryMaintCx(pp)=(CostCheckCx)*fpCx_PC(pp);

   
    %PostAlg_RISK_scenario = costTP*tpr + costFN*fnr + costFP*fpr;
    PCPostAlg_RISK_scenario(pp) = (PCCorrMaintAy(pp) + PCCorrMaintBz(pp) + PCCorrMaintCx(pp)) + ...
                             (PCContFailAy(pp) + PCContFailBz(pp) + PCContFailCx(pp)) + ...
                             (PCUnnecessaryMaintAy(pp) + PCUnnecessaryMaintBz(pp) + PCUnnecessaryMaintCx(pp));
    PCNoAlg_RISK_scenario = WeightedSystemRisk(pp); % inherent system risk
    PCValue_Alg(pp) = PCNoAlg_RISK_scenario-PCPostAlg_RISK_scenario(pp);

    % Focusing on false negatives, false positives of an applied algorithm
    PCAlgorithmsRisk(pp) =(PCContFailAy(pp) + PCContFailBz(pp) + PCContFailCx(pp)) + ...
                             (PCUnnecessaryMaintAy(pp) + PCUnnecessaryMaintBz(pp) + PCUnnecessaryMaintCx(pp));
end
% PQCI=ProdContNorm;

plot(1:pp,ProdContNorm(1:pp,:))
yline(ProdContThresh);
xlabel('Time (s)');
title({
    ['PQCI Values of Each Machine,' ] 
    ['Against the Threshold'] 
    });

legend(NodeNames{:},'Threshold','location','eastoutside');
hold off;

confVec=[tpAy_PC, tpBz_PC, tpCx_PC, ...
    fpAy_PC, fpBz_PC, fpCx_PC,...
    fnAy_PC, fnBz_PC, fnCx_PC,...
    tnAy_PC, tnBz_PC, tnCx_PC];

figure(33);
hold on;
plot(1:pp,confVec(1:pp,:))
legend('tp A','tp B','tp C',...
    'fp A', 'fp B','fp C',...
    'fn A', 'fn B', 'fn C',...
    'tn A', 'tn B','tn C', 'location','eastoutside')
hold off;

RiskValMat=[WeightedSystemRisk', PCPostAlg_RISK_scenario, PCValue_Alg, PCAlgorithmsRisk];
figure(34);
hold on;
plot(1:pp,RiskValMat(1:pp,:));
legend('Inherent System Risk','Post Algorithm Application','Value of Applied Algorithm',...
    'Algorithmic Risk Perspective (fp, fn)','location','eastoutside');
hold off;

%% Part 7: Risk Eval for Online Algorithm EPPCI (Variable: AddBadValueNorm)

PartQuality=Exp3.Output.PartQuality;
PartPathi=Exp3.Output.PartPathi;
PartPath=Exp3.Output.PartPath;

LagStore = 10;
NumPaths = length(UniquePaths); 
PathQuality = nan(LagStore,NumPaths); 
PathPerformance  = nan(NumParts3,NumNodes);
AddBadValueRange=PartQualityUB - PartQualityLB;
PathsMap = zeros(length(UniquePaths),NumNodes); 
for upi = 1:length(UniquePaths)
    PathsMap(upi,UniquePaths{upi}) = 1; 
end

Win = max(10,floor(NumParts3/100)); %Win=10 in the example with NumParts=500
PWN = nan(Win,NumNodes);%Part Quality With Node

AddBadValue=nan(NumParts3,NumNodes);
AddBadValueNorm=nan(NumParts3,NumNodes);
BadValueLikelihoodThresh= -0.1;

tpABV=nan(NumParts3,1);
tnABV=nan(NumParts3,1);
fpABV=nan(NumParts3,1);
fnABV=nan(NumParts3,1);

fprABV=nan(NumParts3,1);
tprABV=nan(NumParts3,1);
fnrABV=nan(NumParts3,1);

tpAy_ABV=nan(NumParts3,1);
tpBz_ABV=nan(NumParts3,1);
tpCx_ABV=nan(NumParts3,1);

fpAy_ABV=nan(NumParts3,1);
fpBz_ABV=nan(NumParts3,1);
fpCx_ABV=nan(NumParts3,1);

fnAy_ABV=nan(NumParts3,1);
fnBz_ABV=nan(NumParts3,1);
fnCx_ABV=nan(NumParts3,1);

tnAy_ABV=nan(NumParts3,1);
tnBz_ABV=nan(NumParts3,1);
tnCx_ABV=nan(NumParts3,1);


NodeNames={};
for Ni = 1:NumNodes  
    NodeNames{Ni} = sprintf('Node #%i',Ni);
end

GoodSet=1:10;
GoodSet(BadSet3)=[];

% Get the following from domain-level experts
    % For the exponential machines:
CostCheckAy=20;
CostFixAy=100;
ABVCorrMaintAy=nan(NumParts3,1);
ABVContFailAy= nan(NumParts3,1);
ABVUnnecessaryMaintAy=nan(NumParts3,1);
    % For the weibull-1 machines:
CostCheckBz=10;
CostFixBz=50;
ABVCorrMaintBz=nan(NumParts3,1);
ABVContFailBz= nan(NumParts3,1);
ABVUnnecessaryMaintBz=nan(NumParts3,1);
    % For the weibull-2 machines:
CostCheckCx=30;
CostFixCx=30;
ABVCorrMaintCx=nan(NumParts3,1);
ABVContFailCx= nan(NumParts3,1);
ABVUnnecessaryMaintCx=nan(NumParts3,1);


ABVPostAlg_RISK_scenario=nan(NumParts3,1);
ABVValue_Alg=nan(NumParts3,1);
ABVAlgorithmsRisk=nan(NumParts3,1);


figure(35);
hold on;
for pp = 1:NumParts3
    %Log Part Quality By the Part's Unique Path
    PathQuality(:,PartPathi(pp)) = ...
            [PathQuality(2:end,PartPathi(pp)); PartQuality(pp)];
    %Max Performance the Node Produces
    PathPerfPreprocess=diag(nanmean(PathQuality))*PathsMap;
    ind=PathPerfPreprocess==0;
    PathPerfPreprocess(ind)=nan;
    %Max Part Quality each machine produces when it is in use (in paths):
    PathPerformance(pp,:) = max(PathPerfPreprocess);
    for Ni = 1:NumNodes
        %If Part Passed this Node (machining stage)
        if any(PartPath{pp}==Ni)
            PWN(:,Ni) = [PWN(2:end,Ni); PartQuality(pp)]; %moving window, row is the window of (10) products and column is each machine/node
        end
    end

    AddBadValue(pp,:)=(PathPerformance(pp,:)+nanmean(PWN))/2;
    AddBadValueOffset=AddBadValue(pp,:)-mean(AddBadValue(pp,:));
    AddBadValueNorm(pp,:)=AddBadValueOffset/abs(AddBadValueRange);

    tpABV(pp)=sum(AddBadValueNorm(pp,BadSet3)<=BadValueLikelihoodThresh);
    fpABV(pp)=sum(AddBadValueNorm(pp,GoodSet)<=BadValueLikelihoodThresh);
    fnABV(pp)=sum(AddBadValueNorm(pp,BadSet3)>BadValueLikelihoodThresh);
    tnABV(pp)=sum(AddBadValueNorm(pp,GoodSet)>BadValueLikelihoodThresh);

    fprABV(pp)=fpABV(pp)/(tnABV(pp)+fpABV(pp));
    tprABV(pp)=tpABV(pp)/(tpABV(pp)+fnABV(pp));
    fnrABV(pp)=1-tprABV(pp);
    
    
    tpAy_ABV(pp)=sum((AddBadValueNorm(pp,BadSet3)<=BadValueLikelihoodThresh).*ClassAidx(BadSet3));
    tpBz_ABV(pp)=sum((AddBadValueNorm(pp,BadSet3)<=BadValueLikelihoodThresh).*ClassBidx(BadSet3));
    tpCx_ABV(pp)=sum((AddBadValueNorm(pp,BadSet3)<=BadValueLikelihoodThresh).*ClassCidx(BadSet3));
    
    fpAy_ABV(pp)=sum((AddBadValueNorm(pp,GoodSet)<=BadValueLikelihoodThresh).*ClassAidx(GoodSet));
    fpBz_ABV(pp)=sum((AddBadValueNorm(pp,GoodSet)<=BadValueLikelihoodThresh).*ClassBidx(GoodSet));
    fpCx_ABV(pp)=sum((AddBadValueNorm(pp,GoodSet)<=BadValueLikelihoodThresh).*ClassCidx(GoodSet));
  
    fnAy_ABV(pp)=sum((AddBadValueNorm(pp,BadSet3)>BadValueLikelihoodThresh).*ClassAidx(BadSet3));
    fnBz_ABV(pp)=sum((AddBadValueNorm(pp,BadSet3)>BadValueLikelihoodThresh).*ClassBidx(BadSet3));
    fnCx_ABV(pp)=sum((AddBadValueNorm(pp,BadSet3)>BadValueLikelihoodThresh).*ClassCidx(BadSet3));

    tnAy_ABV(pp)=sum((AddBadValueNorm(pp,GoodSet)>BadValueLikelihoodThresh).*ClassAidx(GoodSet));
    tnBz_ABV(pp)=sum((AddBadValueNorm(pp,GoodSet)>BadValueLikelihoodThresh).*ClassBidx(GoodSet));
    tnCx_ABV(pp)=sum((AddBadValueNorm(pp,GoodSet)>BadValueLikelihoodThresh).*ClassCidx(GoodSet));

    
            % For the exponential machines:
    ABVCorrMaintAy(pp)=(CostCheckAy+CostFixAy)*tpAy_ABV(pp);
    ABVContFailAy(pp)= fnAy_ABV(pp)*sum(CostsAy.*mean(aY,2));
    ABVUnnecessaryMaintAy(pp)=(CostCheckAy)*fpAy_ABV(pp);

                % For the weibull-1 machines:
    ABVCorrMaintBz(pp)=(CostCheckBz+CostFixBz)*tpBz_ABV(pp);
    ABVContFailBz(pp)= fnBz_ABV(pp)*sum(CostsBz.*mean(aZ,2));
    ABVUnnecessaryMaintBz(pp)=(CostCheckBz)*fpBz_ABV(pp);
    
                % For the weibull-2 machines:
    ABVCorrMaintCx(pp)=(CostCheckCx+CostFixCx)*tpCx_ABV(pp);
    ABVContFailCx(pp)= fnCx_ABV(pp)*sum(CostsCx.*mean(aX,2));
    ABVUnnecessaryMaintCx(pp)=(CostCheckCx)*fpCx_ABV(pp);

    %PostAlg_RISK_scenario = costTP*tpr + costFN*fnr + costFP*fpr;
    ABVPostAlg_RISK_scenario(pp) = (ABVCorrMaintAy(pp) + ABVCorrMaintBz(pp) + ABVCorrMaintCx(pp)) + ...
                             (ABVContFailAy(pp) + ABVContFailBz(pp) + ABVContFailCx(pp)) + ...
                             (ABVUnnecessaryMaintAy(pp) + ABVUnnecessaryMaintBz(pp) + ABVUnnecessaryMaintCx(pp));
    ABVNoAlg_RISK_scenario = WeightedSystemRisk(pp); % inherent system risk
    ABVValue_Alg(pp) = ABVNoAlg_RISK_scenario-ABVPostAlg_RISK_scenario(pp);

    % Focusing on false negatives, false positives of an applied algorithm
    ABVAlgorithmsRisk(pp) =(ABVContFailAy(pp) + ABVContFailBz(pp) + + ABVContFailCx(pp)) + ...
                             (ABVUnnecessaryMaintAy(pp) + ABVUnnecessaryMaintBz(pp) + ABVUnnecessaryMaintCx(pp));
end 
% EPPCI=AddBadValueNorm;

plot(1:pp,AddBadValueNorm(1:pp,:))
yline(BadValueLikelihoodThresh);
xlabel('Time (s)');
title({
    ['EPPCI Values of Each Machine,' ] 
    ['Against the Threshold'] 
    });

legend(NodeNames{:},'Threshold','location','eastoutside');
hold off;

confVecABV=[tpAy_ABV, tpBz_ABV, tpCx_ABV,...
    fpAy_ABV, fpBz_ABV, fpCx_ABV,...
    fnAy_ABV,fnBz_ABV, fnCx_ABV,...
    tnAy_ABV, tnBz_ABV, tnCx_ABV];

figure(36);
hold on;
plot(1:pp,confVecABV(1:pp,:))
legend('tp A','tp B','tp C',...
    'fp A', 'fp B','fp C',...
    'fn A', 'fn B','fn C', ...
    'tn A', 'tn B', 'tn C', 'location','eastoutside')
hold off;

RiskValMatABV=[WeightedSystemRisk', ABVPostAlg_RISK_scenario, ABVValue_Alg, ABVAlgorithmsRisk];
figure(37);
hold on;
plot(1:pp,RiskValMatABV(1:pp,:));
legend('Inherent System Risk','Post Algorithm Application',...
    'Value of Applied EPPCI Algorithm','Algorithmic Risk Perspective (fp, fn)','location','eastoutside');
hold off;



